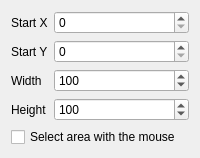
              <widget class="QWidget" name="pageCrop">
               <layout class="QFormLayout" name="pageCropLayout">
                <item row="0" column="0">
                 <widget class="QLabel" name="lblCropX">
                  <property name="text">
                   <string>Start X</string>
                  </property>
                 </widget>
                </item>
                <item row="0" column="1">
                 <widget class="QSpinBox" name="cropXSpin">
                  <property name="maximum">
                   <number>20000</number>
                  </property>
                 </widget>
                </item>
                <item row="1" column="0">
                 <widget class="QLabel" name="lblCropY">
                  <property name="text">
                   <string>Start Y</string>
                  </property>
                 </widget>
                </item>
                <item row="1" column="1">
                 <widget class="QSpinBox" name="cropYSpin">
                  <property name="maximum">
                   <number>20000</number>
                  </property>
                 </widget>
                </item>
                <item row="2" column="0">
                 <widget class="QLabel" name="lblCropWidth">
                  <property name="text">
                   <string>Width</string>
                  </property>
                 </widget>
                </item>
                <item row="2" column="1">
                 <widget class="QSpinBox" name="cropWidthSpin">
                  <property name="minimum">
                   <number>1</number>
                  </property>
                  <property name="maximum">
                   <number>20000</number>
                  </property>
                  <property name="value">
                   <number>100</number>
                  </property>
                 </widget>
                </item>
                <item row="3" column="0">
                 <widget class="QLabel" name="lblCropHeight">
                  <property name="text">
                   <string>Height</string>
                  </property>
                 </widget>
                </item>
                <item row="3" column="1">
                 <widget class="QSpinBox" name="cropHeightSpin">
                  <property name="minimum">
                   <number>1</number>
                  </property>
                  <property name="maximum">
                   <number>20000</number>
                  </property>
                  <property name="value">
                   <number>100</number>
                  </property>
                 </widget>
                </item>
                <item row="4" column="0" colspan="2">
                 <widget class="QCheckBox" name="cropSelectMouseCheck">
                  <property name="text">
                   <string>Select area with the mouse</string>
                  </property>
                 </widget>
                </item>
               </layout>
              </widget>
